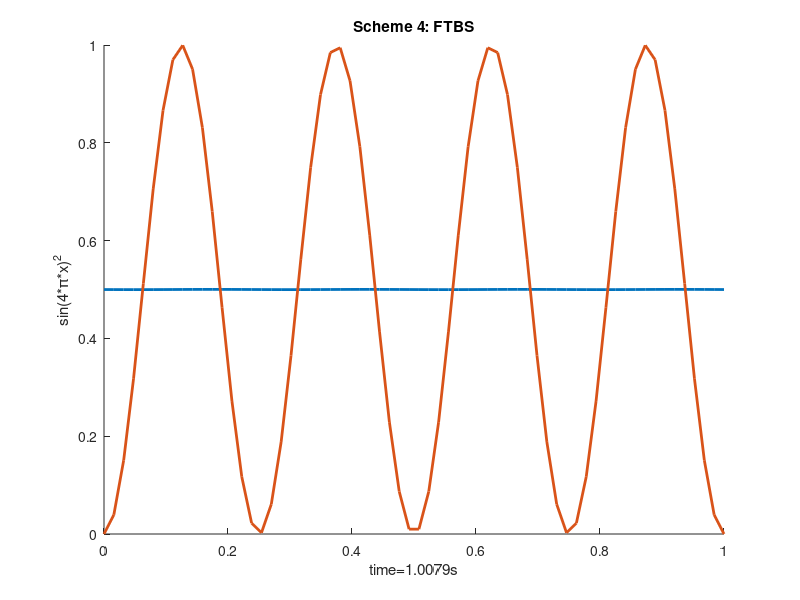

Reproduce this figure in MATLAB.
clear all;
close all;
clc;

% Realtime simulation of LAE using numerical schemes
% iScheme = 1 ==> FTCS
% iScheme = 2 ==> LF
% iScheme = 3 ==> FTFS
% iScheme = 4 ==> FTBS
%iScheme = input('select scheme ');

NX = 63;    % Number of subintervals for discretisation. |--!--!--!--| 40 nodes!
dx = 1/NX;  % defination of mesh spaceingerrglob(4) = 0
errglob(4)=0;
for j=1:NX+1
    x(j) =(j-1)*dx;         % discreetization in Space Direction
    ue(j)=sin(4*pi*x(j))^2; % waveform t for time=0
end
un=ue;
sigma=0.5;
c=1;
dt=dx*sigma/c;
for iScheme=1:4
    elapseT=0;
    un=ue;
    while(elapseT<1)
        elapseT=elapseT+dt;
        
        % FTCS %
        if iScheme==1
            SchemeName='Scheme 1: FTCS';
            unp(1)=un(1) - 0.5*sigma*(un(2)-un(NX));
            for j=2:NX
                unp(j)=un(j) - 0.5*sigma*(un(j+1)-un(j-1));
            end
            unp(NX+1)=un(NX+1) - 0.5*sigma*(un(2)-un(NX));
            un=unp;
        elseif iScheme==2 %LF
            SchemeName='Scheme 2: LF';
            unp(1)=0.5*(un(NX)+un(2)) - 0.5*sigma*(un(2)-un(NX));
            for j=2:NX
                unp(j)=0.5*(un(j-1)+un(j+1)) - 0.5*sigma*(un(j+1)-un(j-1));
            end
            unp(NX+1)=0.5*(un(NX)+un(2)) - 0.5*sigma*(un(2)-un(NX));
            un=unp;
            % Todo: Remove disturbances in scheme 3 %
        elseif iScheme==3 %FTFS
            SchemeName='Scheme 3: FTFS';
            unp(1)=un(1) - 0.5*sigma*(un(2)-un(1));
            for j=2:NX
                unp(j)=un(j) - 0.5*sigma*(un(j+1)-un(j));
            end
            unp(NX+1)=un(NX+1) - 0.5*sigma*(un(2)-un(NX+1));
            un=unp;
        elseif iScheme==4 %FTBS
            SchemeName='Scheme 4: FTBS';
            unp(1)=0.5*(un(2)+un(NX)) - 0.5*sigma*(un(2)-un(NX));
            for j=2:NX
                unp(j)=0.5*(un(j+1)+un(j-1)) - 0.5*sigma*(un(j+1)-un(j-1));
            end
            unp(NX+1)=0.5*(un(2)+un(NX)) - 0.5*sigma*(un(2)-un(NX));
            un=unp;
        else
        end
        
        %Calculate Error
        for j=1 : NX+1
            errglob(iScheme) = errglob(iScheme) + (ue(j)-un(j))^2;
        end
        errglob(iScheme) = errglob(iScheme)/(NX+1);
        errglob(iScheme) = sqrt(errglob(iScheme));
        dxlist(iScheme)=dx;
        
        
        hold on
        cla;
        title(SchemeName);
        xlabel('x');
        xlabel(strcat('time= ',num2str(elapseT),'s'));
        ylabel('sin(4*\pi*x)^{2}');
        plot(x,unp,'LineWidth',2);
        plot(x,ue,'LineWidth',2);
        %        legend('Exact Solution','Numerical Solution')
        pause(0.0001);
    end
    pause(1);
end
